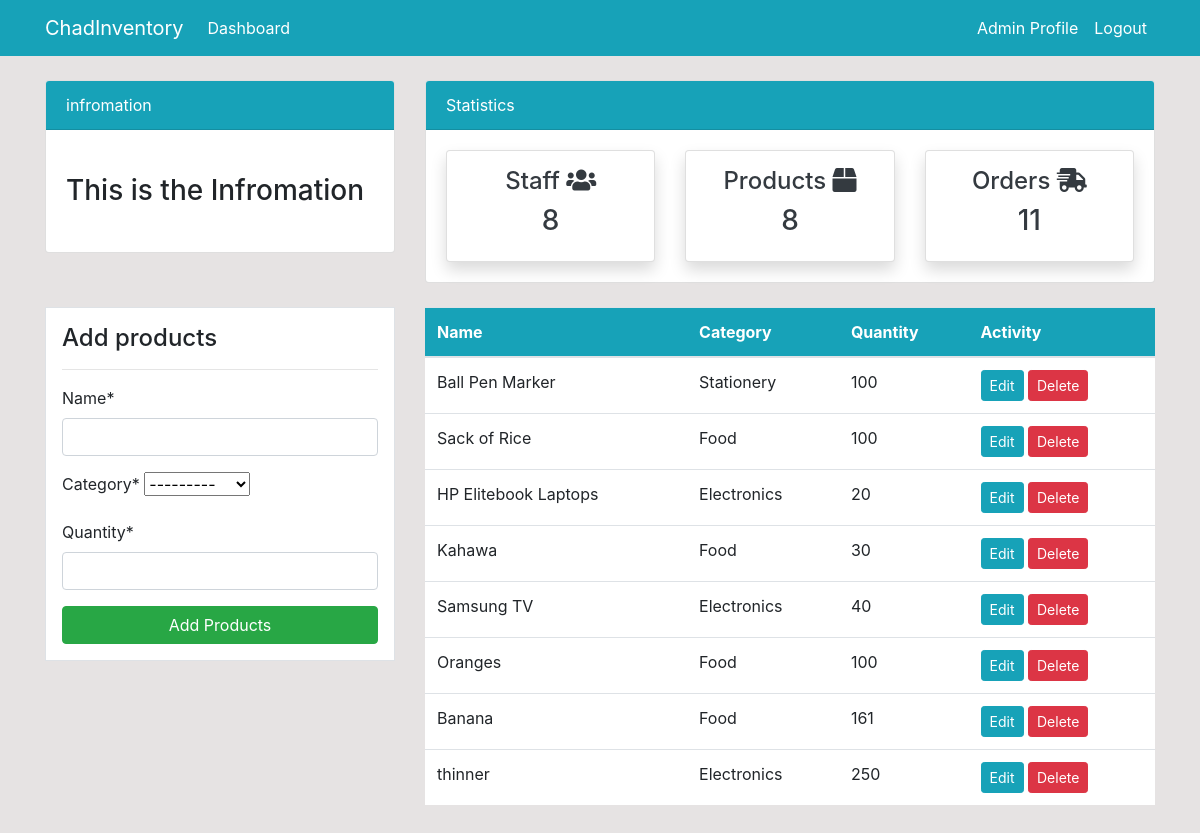
Screenshot of /products/ (signed in) with the database file from the repository.
### dashboard/models.py (models this page shows, shortened)
class Product(models.Model):
    name = models.CharField(max_length=100,  null=True)
    category = models.CharField(max_length=20, choices=CATEGORY, null=True)
    quantity = models.PositiveBigIntegerField(null=True)
    class Meta:
        verbose_name_plural = 'Product'

### dashboard/views.py (the view)
# urls.py: path('products/', views.products, name='dashboard-products'),
@login_required
def products(request):
    items = Product.objects.all() # using ORM
    items_count = items.count()
    workers_count = User.objects.all().count()
    orders_count = Order.objects.all().count()
    if request.method == 'POST':
        form = ProductForm(request.POST)
        if form.is_valid():
            form.save()
            product_name = form.cleaned_data.get('name')
            messages.success(request, f'{product_name} has been added')
            return redirect('dashboard-products')
    else:
        form = ProductForm()
    context={
        'items':items,
        'form': form,
        'workers_count':workers_count,
        'orders_count': orders_count,
        'items_count': items_count,
    }
    return render(request, 'dashboard/products.html', context)

### dashboard/forms.py
class ProductForm(forms.ModelForm):
    class Meta:
        model = Product
        fields=['name', 'category', 'quantity']

### templates/dashboard/products.html (shortened to what this page needs)
{% extends 'partials/base.html'%}
{%load crispy_forms_tags%}
{%block content%}
{% include 'partials/topnav.html'%}
     <div class="container">
        <div class="row my-4">
            <div class="col-md-4">
                <div class="border bg-white p-3">
                    <h4>Add products</h4>
                    <hr>
                    <form method="POST">
                        {{form|crispy}}
                        <input type="submit" class="btn btn-success btn-block" value="Add Products">
                    </form>
                </div>
            </div>
            <div class="col-md-8">
                <table class="table bg-white">
                    <thead class="bg-info">
                      <tr class="text-white">
                        <th scope="col">Name</th>
                        <th scope="col">Category</th>
                        <th scope="col">Quantity</th>
                        <th scope="col">Activity</th>
                      </tr>
                    </thead>
                    <tbody>
                    {% for item in items %}
                      <tr>
                        <td>{{item.name }}</td>
                        <td>{{item.category }}</td>
                        <td>{{ item.quantity }}</td>
                        <td>
                            <a href="{% url 'dashboard-products-update' item.id%}" class="btn btn-info btn-sm">Edit</a>
                            <a href="{% url 'dashboard-products-delete' item.id%}" class="btn btn-danger btn-sm">Delete</a>
                        </td>
                      </tr>
                    {% endfor %}
                    </tbody>
                    </table>
            </div>
        </div>
    </div>
{%endblock%}

### templates/partials/nav.html (shortened to what this page needs)
<nav class="navbar navbar-expand-lg navbar-light bg-info">
    <div class="container">
        {% if request.resolver_match.url_name == 'user-logout' or request.resolver_match.url_name == 'user-login' or request.resolver_match.url_name == 'user-register' %}
            <ul class="navbar-nav ml-auto">
                <li class="nav-item active">
                    <a class="nav-link text-white" href="{% url 'user-register' %}">Register <span class="sr-only">(current)</span></a>
                </li>
                <li class="nav-item">
                    <a class="nav-link text-white" href="{% url 'user-login' %}">Login</a>
                </li>
            </ul>
        {% else %}
            <a class="navbar-brand text-white" href="{% url 'dashboard-index' %}">ChadInventory</a>
            <div class="collapse navbar-collapse" id="navbarSupportedContent">
                <ul class="navbar-nav mr-auto">
                    <li class="nav-item active">
                        <a class="nav-link text-white" href="{% url 'dashboard-index' %}"> Dashboard <span class="sr-only">(current)</span></a>
                    </li>
                </ul>
                {% if user.is_authenticated %}
                    <ul class="navbar-nav ml-auto">
                        <li class="nav-item active">
                            <a class="nav-link text-white" href="{% url 'user-profile'%}">{{user.username}} Profile <span class="sr-only">(current)</span></a>
                        </li>
                        <li class="nav-item">
                            <a class="nav-link text-white" href="{% url 'user-logout' %}">Logout</a>
                        </li>
                    </ul>
                {% endif %}
            </div>
        {% endif %}
    </div>
</nav>

### static/style.css (style rules this page uses)
body { background-color: rgb(230, 227,227); }

### rows the page displays
Product: name "Ball Pen Marker", category "Stationery", quantity "100"
Product: name "Sack of Rice", category "Food", quantity "100"
Product: name "HP Elitebook Laptops", category "Electronics", quantity "20"
Product: name "Kahawa", category "Food", quantity "30"
Product: name "Samsung TV", category "Electronics", quantity "40"
Product: name "Oranges", category "Food", quantity "100"
Product: name "Banana", category "Food", quantity "161"
Product: name "thinner", category "Electronics", quantity "250"

### other values shown
{{ user.username }} "Admin"
{{ workers_count }} "8"
{{ items_count }} "8"
{{ orders_count }} "11"
